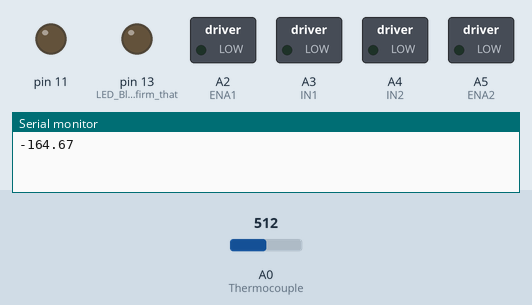
Simulated run of this sketch. Board: Arduino Uno, built with avr-gcc and run on an emulated ATmega328P. Shown: switched loads named in the sketch (green lamp = pin HIGH), output pins drawn as LEDs (lit = HIGH), the last lines printed to the serial monitor. The test bench sets the inputs (shaded band); at power-on: A0 (Thermocouple) = 512.

Above: at 0.1 s.
At 0.3 s:
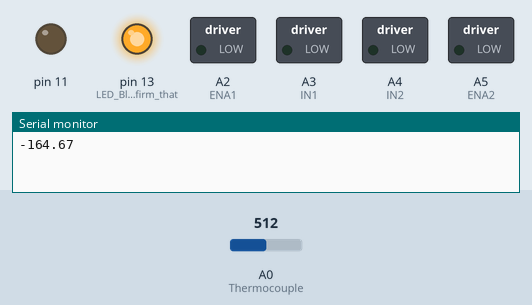
At 0.9 s:
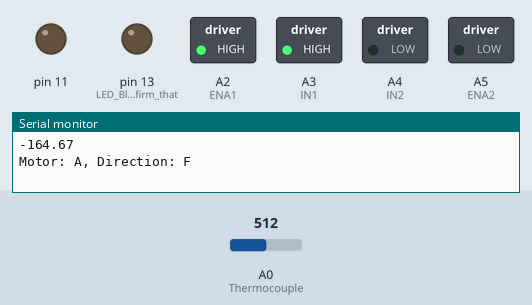
At 1.9 s:
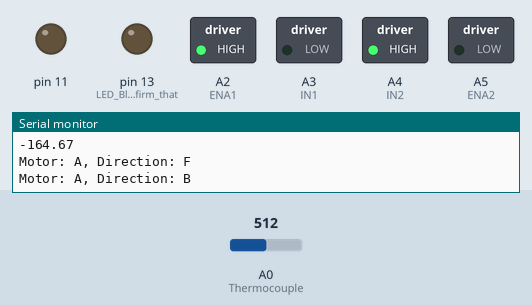
At 2.9 s:
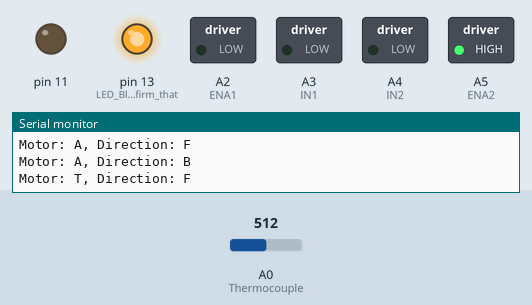
At 4.0 s:
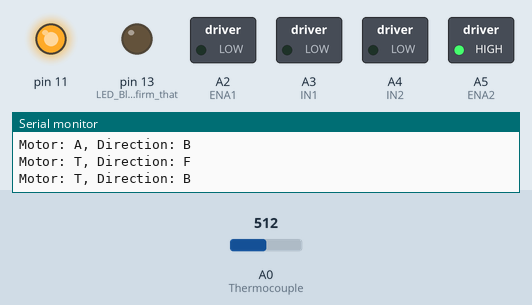
Timing chart, 0 to 5.7 s (numbered marks = the images above):
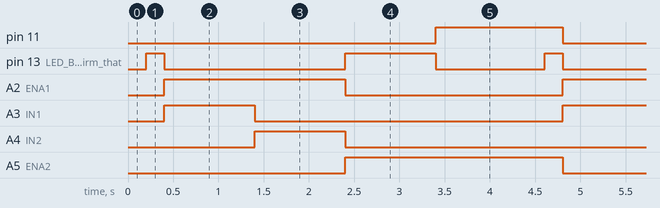

Measured:
- by itself, pin 11: alternates HIGH for 1.4 s and LOW for 3.0 s
- by itself, pin 13 (LED_Blink_to_confirm_that): repeats every 4.4 s: LOW 2.0 s, HIGH 1.0 s, LOW 1.2 s, HIGH 0.20 s
- by itself, A2 (ENA1): alternates HIGH for 2.0 s and LOW for 2.4 s
- by itself, A3 (IN1), A4 (IN2): alternates HIGH for 1.0 s and LOW for 3.4 s
- by itself, A5 (ENA2): alternates HIGH for 2.4 s and LOW for 2.0 s

The sketch:

STC_Main.ino
```cpp
#include "Helper.h"
#include "Thermocouple.h"
#include "Pyranometer.h"
#include "AzimuthTiltController.h"
#include "Debug.h"

void setup() {
  // put your setup code here, to run once:
  SetPinModes();

  digitalWrite(LED_BUILTIN, LOW); //Debug Interface
  Serial.begin(115200);
}

void loop() {
  // put your main code here, to run repeatedly:

  double temp = Thermocouple_ReadTemp(A0);
  Serial.println(temp);

  Debug_Blink_Comm();
  Debug_Blink_ATControl();
}
```

AzimuthTiltController.cpp
```cpp
#include "Arduino.h"

//
double angle = 0;

void ATControl_PWMPulse(int _pin, int dutyCycle){
  //ledcSetup(_pin, 5000, 8);
}

void ATControl_PinConfigure(char targetMotor, char direction){
  targetMotor = toupper(targetMotor);
  direction = toupper(direction);

  if(targetMotor == 'A'){
    // Set ENA1 high, ENA2 low; break before make to prevent magic smoke
    digitalWrite(A5, LOW);
    digitalWrite(A2, HIGH);

    digitalWrite(SCK, LOW);
    digitalWrite(MOSI, LOW);

    if(direction == 'F'){
      // SET IN1/IN3 high, IN2/IN4 low; break before make to prevent magic smoke
      digitalWrite(A4, LOW);
      digitalWrite(A3, HIGH);
    }

    if(direction == 'B'){
      // SET IN1/IN3 high, IN2/IN4 low; break before make to prevent magic smoke
      digitalWrite(A3, LOW);
      digitalWrite(A4, HIGH);
    }

  }

  if(targetMotor == 'T'){
    // Set ENA2 high, ENA1 low; break before make to prevent magic smoke
      digitalWrite(A2, LOW);
      digitalWrite(A5, HIGH);

      digitalWrite(A3, LOW);
      digitalWrite(A4, LOW);

    if(direction == 'F'){
    // SET IN1/IN3 high, IN2/IN4 low; break before make to prevent magic smoke
      digitalWrite(MOSI, LOW);
      digitalWrite(SCK, HIGH);
    }

    if(direction == 'B'){
      // SET IN1/IN3 high, IN2/IN4 low; break before make to prevent magic smoke
      digitalWrite(SCK, LOW);
      digitalWrite(MOSI, HIGH);
    }
  }
}

void ATControl_Rotate(char targetMotor, char direction, double targetAngle){
  targetMotor = toupper(targetMotor);
  direction = toupper(targetMotor);

  double tolerance = (5 / 100);
  double angleBounds[] = {targetAngle * (1 + tolerance), targetAngle * (1 - tolerance)};

  ATControl_PinConfigure(targetMotor, direction);

  //angle = read in angle
  // while angle != target angle, rotate; if angle == targetAngle (Within bounds), stop rotate

}
```

AzimuthTiltController.h
```cpp
#ifndef AzimuthTiltController_h
#define AzimuthTiltController_h

#include "Arduino.h"

void ATControl_PWMPulse(int _pin, int dutyCycle);
void ATControl_PinConfigure(char targetMotor, char direction);
void ATControl_Rotate(char targetMotor, char direction, double targetAngle);

#endif
```

Debug.cpp
```cpp
#include "Arduino.h"
#include "AzimuthTiltController.h"
#include "Helper.h"

void Debug_Blink_ATControl(){
  ATControl_PinConfigure('a', 'f');
  Serial.println("Motor: A, Direction: F");
  delay(1000);

  ATControl_PinConfigure('a', 'b');
  Serial.println("Motor: A, Direction: B");
  delay(1000);

  ATControl_PinConfigure('t', 'f');
  Serial.println("Motor: T, Direction: F");
  delay(1000);

  ATControl_PinConfigure('t', 'b');
  Serial.println("Motor: T, Direction: B");
  delay(1000);
}

void Debug_Blink_Comm(){
  //Serial.println("LED ON");
  digitalWrite(LED_BUILTIN, LOW);
  delay(200);

  digitalWrite(LED_BUILTIN, HIGH);
  delay(200);
  //Serial.println("LED OFF");
}
```

Debug.h
```cpp
#ifndef Debug_h
#define Debug_h

#include "Arduino.h"
#include "AzimuthTiltController.h"
#include "Helper.h"

void Debug_Blink_ATControl();
void Debug_Blink_Comm();

#endif
```

Helper.cpp
```cpp
#include "Arduino.h"

int PWMDutyCycle(double percentDutyCycle) {
  return round((percentDutyCycle / 100) * 255);
}

void SetPinModes(){
  // Set pinmode for Analog, Digital ports & initialize to 0 where appropriate
  pinMode(LED_BUILTIN, OUTPUT); // LED Blink to confirm that i"m not insane & code actually uploaded

  pinMode(A0, INPUT); // Thermocouple

  pinMode(A1, INPUT); // Pyranometer

  /* Azimuth/Tilt Control */
  pinMode(A2, OUTPUT);  // ENA1
  digitalWrite(A2, LOW);

  pinMode(A3, OUTPUT);  // IN1
  digitalWrite(A3, LOW);

  pinMode(A4, OUTPUT);  // IN2
  digitalWrite(A4, LOW);

  pinMode(A5, OUTPUT);  // ENA2
  digitalWrite(A5, LOW);

  // Since not using SPI, overwrite for GPIO control
  pinMode(SCK, OUTPUT);  // IN3
  digitalWrite(SCK, LOW);

  pinMode(MOSI, OUTPUT);  // IN4
  digitalWrite(MOSI, LOW);
  /* /Azimuth/Tilt Control */

}

double analogRead_Calibrated(int _pin){
  double rollingSum = 0;
  double numberOfEntries = 2;
  for(int i = 0; i < 10; i++){
    rollingSum += analogRead(_pin);
    numberOfEntries += 1;
  }
  return( rollingSum / numberOfEntries ); // From linear interpolation excel spreadsheet; calibrated from 0 to 3.3V (usually within +/- 0.25% accuracy (+/- 30mv, nominal))
};
```

Helper.h
```cpp
#ifndef Helper_h
#define Helper_h

#include "Arduino.h"

int PWMDutyCycle(double percentDutyCycle);

void SetPinModes();

double analogRead_Calibrated(int _pin);

#endif
```

Pyranometer.cpp
```cpp
#include "arduino.h"

double Pyranometer_ReadLight(int _pin){
  return ((analogRead(_pin))); //add conversion formula);
}
```

Pyranometer.h
```cpp
#ifndef Pyranometer_h
#define Pyranometer_h

#include "Arduino.h"

// pyranometer conversion equations
double Pyranometer_ReadLight(int _pin);

#endif
```

Themocouple.cpp
```cpp
#include "arduino.h"
#include "Helper.h"

double Thermocouple_ReadTemp(int _pin){
  // NEED TO ADJUST FOR ERROR IN A2D CONVERTER (See helper)
  return ( ((analogRead_Calibrated(_pin)) - 1250) / 5 );
}
```

Thermocouple.h
```cpp
#ifndef Thermocouple_h
#define Thermocouple_h

#include "Arduino.h"
#include "Helper.h"

// *insert ints & funcs
double Thermocouple_ReadTemp(int _pin);

#endif
```
